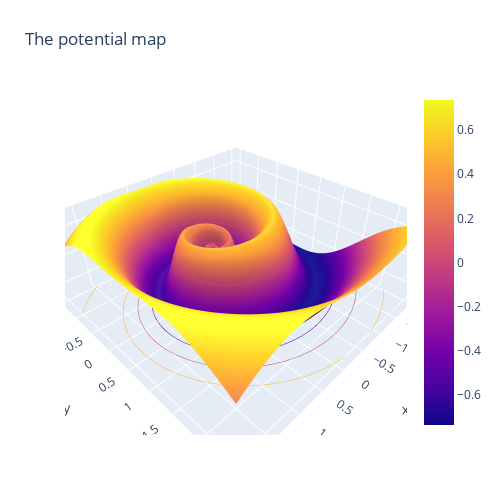

The cell this chart's notebook holds for it:
### Markdown cell above
Let's study some subvariety potentials

### Code cell
A=1
rs= 1e-2
hs=2
i= math.pi/15
Potential =Subvaraitiespotential(A, rs, hs, i, beta)
fig_pot=create_plots(Potential)
fig_pot.show()

### Figure 1 — Plotly figure (JSON) as saved in the notebook; plotly's stock layout.template omitted (floating-point values rounded to 4 significant figures; data arrays with more than 128 entries replaced by an {"elided": "..."} marker saying what was removed)
{"data": [{"contours": {"z": {"highlightcolor": "limegreen", "project": {"z": true}, "show": true, "usecolormap": true}}, "type": "surface", "x": {"elided": "100x100 float values"}, "y": {"elided": "100x100 float values"}, "z": {"elided": "100x100 float values"}}], "layout": {"autosize": false, "height": 500, "margin": {"b": 65, "l": 65, "r": 50, "t": 90}, "title": {"text": "The potential map"}, "width": 500}}
